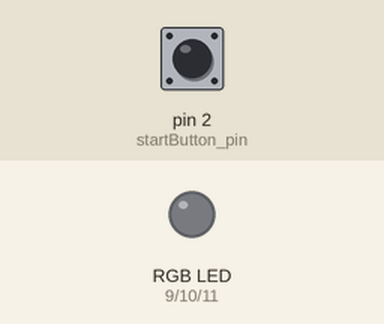
Bench run of a sketch on a simulated Arduino Uno, built with avr-gcc and run on an emulated ATmega328P. Shown: an RGB LED mixed from three pins (HIGH = lit). The inputs (shaded band) are chosen by the test bench; at power-on: pin 2 (startButton_pin) HIGH. Dim RGB values are drawn brighter than linear.

Above: at 1.2 s.
1.3 s: pin 2 (startButton_pin) pulled LOW for 3.2 s
At 2.86 s:
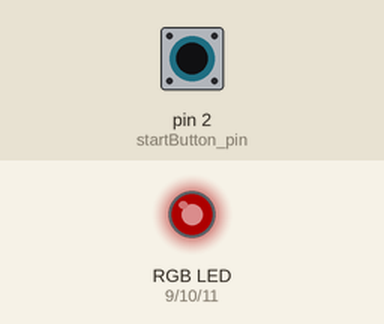
At 3.36 s:
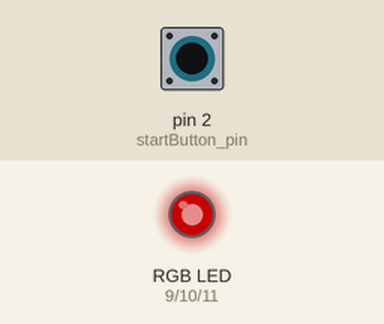
Timing chart, 0 to 21.0 s (numbered marks = the images above; inputs shaded):
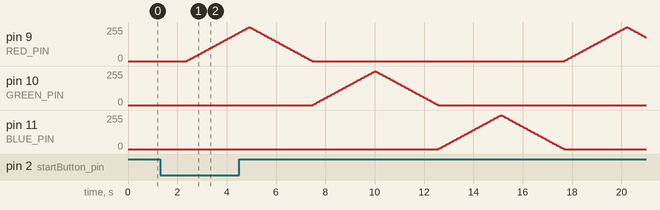

The sketch:

exp1-2-2.ino
```cpp
#include <OneButton.h>

#define RED_PIN 9
#define GREEN_PIN 10
#define BLUE_PIN 11

unsigned long prev_time = 0;
int interval_time = 50;
int direction = 1;
int step = 5;
int analog_value = 0;
int state = 0;
const int startButton_pin = 2;
bool isOn = false;

OneButton start_Button = OneButton(startButton_pin,true);

void longPress(){
  isOn = !isOn;
  if(isOn){
    direction = 1;
    prev_time = millis();
    analog_value = 0;
    state = 0;
  }
  else{
    analogWrite(RED_PIN,0);
    analogWrite(GREEN_PIN,0);
    analogWrite(BLUE_PIN,0);
  }
}

void setup() {
  start_Button.attachLongPressStart(longPress);
  start_Button.setPressMs(1000);
  pinMode(RED_PIN,OUTPUT);
  pinMode(GREEN_PIN,OUTPUT);
  pinMode(BLUE_PIN,OUTPUT);
  analogWrite(RED_PIN,0);
  analogWrite(GREEN_PIN,0);
  analogWrite(BLUE_PIN,0);
  prev_time = millis();
}

void loop() {
  start_Button.tick();
  if(isOn){
    int pin = 0;
    switch(state)
    {
    case 0: pin = RED_PIN; break;
    case 1: pin = GREEN_PIN; break;
    case 2: pin = BLUE_PIN; break;
    }

    if(millis() - prev_time >= interval_time)
    {
    analog_value += direction * step;
    prev_time = millis();
    if(analog_value >= 255)
    {
      direction = -1;
      analog_value = 255;
    }
    if(analog_value <= 0)
    {
      direction = 1;
      analog_value = 0;
      state = (state + 1)%3;
    }
    analogWrite(pin, analog_value);
    }
  }
}
```
